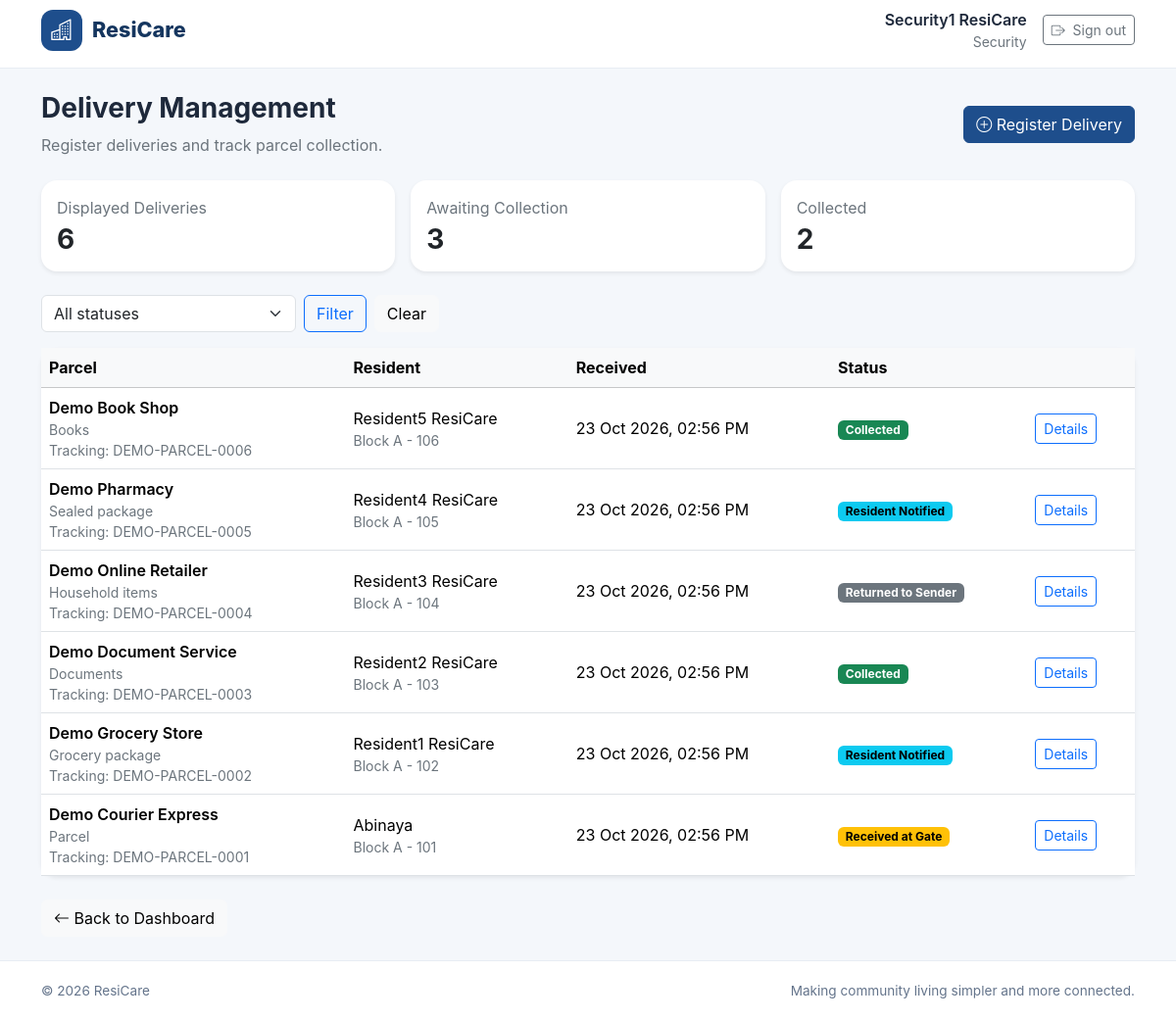
Screenshot of /community/deliveries/ (signed in) with the database file from the repository.
### accounts/models.py (models this page shows, shortened)
class User(AbstractUser):
    class Role(models.TextChoices):
        RESIDENT = "RESIDENT", "Resident"
        SECURITY = "SECURITY", "Security"
        MANAGEMENT = "MANAGEMENT", "Management"
    role = models.CharField(
        max_length=20,
        choices=Role.choices,
        default=Role.RESIDENT,
    )
    phone_number = models.CharField(
        max_length=15,
        blank=True,
    )

### community_hub/models.py (models this page shows, shortened)
class Delivery(models.Model):
    class Status(models.TextChoices):
        RECEIVED = "RECEIVED", "Received at Gate"
        NOTIFIED = "NOTIFIED", "Resident Notified"
        COLLECTED = "COLLECTED", "Collected"
        RETURNED = "RETURNED", "Returned to Sender"
    resident = models.ForeignKey(
        "residents.ResidentProfile",
        on_delete=models.PROTECT,
        related_name="deliveries",
    )
    sender_name = models.CharField(max_length=150)
    tracking_number = models.CharField(max_length=100, blank=True)
    description = models.CharField(
        max_length=250,
        help_text="For example, grocery package, courier parcel or document.",
    )
    status = models.CharField(
        max_length=12,
        choices=Status.choices,
        default=Status.RECEIVED,
    )
    notes = models.TextField(blank=True)
    received_at = models.DateTimeField(auto_now_add=True)
    notified_at = models.DateTimeField(null=True, blank=True)
    collected_at = models.DateTimeField(null=True, blank=True)
    received_by = models.ForeignKey(
        "accounts.User",
        on_delete=models.SET_NULL,
        null=True,
        related_name="deliveries_received",
    )
    collected_by = models.ForeignKey(
        "accounts.User",
        on_delete=models.SET_NULL,
        null=True,
        blank=True,
        related_name="deliveries_collected",
    )
    class Meta:
        ordering = ["-received_at"]

### residents/models.py (models this page shows, shortened)
class ResidentProfile(models.Model):
    class ResidentType(models.TextChoices):
        OWNER = "OWNER", "Owner"
        TENANT = "TENANT", "Tenant"
        FAMILY_MEMBER = "FAMILY_MEMBER", "Family Member"
    user = models.OneToOneField(
        settings.AUTH_USER_MODEL,
        on_delete=models.CASCADE,
        related_name="resident_profile",
    )
    apartment = models.ForeignKey(
        Apartment,
        on_delete=models.PROTECT,
        related_name="resident_profiles",
        null=True,
        blank=True,
    )
    resident_type = models.CharField(
        max_length=20,
        choices=ResidentType.choices,
        default=ResidentType.OWNER,
    )
    move_in_date = models.DateField(null=True, blank=True)
    emergency_contact_name = models.CharField(max_length=100, blank=True)
    emergency_contact_phone = models.CharField(max_length=15, blank=True)
    created_at = models.DateTimeField(auto_now_add=True)
    updated_at = models.DateTimeField(auto_now=True)
    class Meta:
        ordering = ["user__last_name", "user__first_name"]

class Apartment(models.Model):
    building_name = models.CharField(max_length=100, default="Main Building")
    unit_number = models.CharField(max_length=20)
    floor_number = models.PositiveIntegerField(default=0)
    bedrooms = models.PositiveSmallIntegerField(default=1)
    area_sqft = models.PositiveIntegerField(
        null=True,
        blank=True,
        validators=[MinValueValidator(1)],
    )
    monthly_maintenance = models.DecimalField(
        max_digits=10,
        decimal_places=2,
        default=0,
        validators=[MinValueValidator(0)],
    )
    is_active = models.BooleanField(default=True)
    created_at = models.DateTimeField(auto_now_add=True)
    updated_at = models.DateTimeField(auto_now=True)
    class Meta:
        ordering = ["building_name", "unit_number"]
        constraints = [
            models.UniqueConstraint(
                fields=["building_name", "unit_number"],
                name="unique_apartment_unit_per_building",
            )
        ]
    def __str__(self):
        return f"{self.building_name} - {self.unit_number}"

### community_hub/views.py (the view, shortened to what this page needs)
# urls.py: path("deliveries/", views.deliveries, name="deliveries"),
@login_required
def deliveries(request):
    user = request.user
    if is_delivery_staff(user):
        delivery_list = Delivery.objects.select_related(
            "resident__user",
            "resident__apartment",
            "received_by",
            "collected_by",
        )
    else:
        raise PermissionDenied
    status_filter = request.GET.get("status", "")
    valid_statuses = Delivery.Status.values
    if status_filter in valid_statuses:
        delivery_list = delivery_list.filter(status=status_filter)
    context = {
        "deliveries": delivery_list,
        "role": user.role,
        "status_filter": status_filter,
        "status_choices": Delivery.Status.choices,
        "total_count": delivery_list.count(),
        "pending_count": delivery_list.filter(
            status__in=[
                Delivery.Status.RECEIVED,
                Delivery.Status.NOTIFIED,
            ]
        ).count(),
        "collected_count": delivery_list.filter(
            status=Delivery.Status.COLLECTED
        ).count(),
    }
    return render(request, "community/deliveries.html", context)

### community_hub/views.py (called while the page is built)
def is_delivery_staff(user):
    return user.role in {"MANAGEMENT", "SECURITY"}

### templates/community/deliveries.html (shortened to what this page needs)
{% extends "base.html" %}
{% block content %}
<div class="container py-4">
    <div class="d-flex flex-wrap justify-content-between align-items-center gap-3 mb-4">
        <div>
            <h1 class="h3 fw-bold">Delivery Management</h1>
            <p class="text-secondary mb-0">
                {% if role == "RESIDENT" %}
                    Track parcels assigned to your apartment.
                {% else %}
                    Register deliveries and track parcel collection.
                {% endif %}
            </p>
        </div>
        {% if role == "SECURITY" or role == "MANAGEMENT" %}
        <a href="{% url 'community:delivery_create' %}" class="btn btn-primary">
            <i class="bi bi-plus-circle"></i> Register Delivery
        </a>
        {% endif %}
    </div>
    <div class="row g-3 mb-4">
        <div class="col-md-4">
            <div class="card border-0 shadow-sm rounded-4 h-100">
                <div class="card-body p-3">
                    <p class="text-secondary mb-1">Displayed Deliveries</p>
                    <h2 class="h3 fw-bold mb-0">{{ total_count }}</h2>
                </div>
            </div>
        </div>
        <div class="col-md-4">
            <div class="card border-0 shadow-sm rounded-4 h-100">
                <div class="card-body p-3">
                    <p class="text-secondary mb-1">Awaiting Collection</p>
                    <h2 class="h3 fw-bold mb-0">{{ pending_count }}</h2>
                </div>
            </div>
        </div>
        <div class="col-md-4">
            <div class="card border-0 shadow-sm rounded-4 h-100">
                <div class="card-body p-3">
                    <p class="text-secondary mb-1">Collected</p>
                    <h2 class="h3 fw-bold mb-0">{{ collected_count }}</h2>
                </div>
            </div>
        </div>
    </div>
    <form method="get" class="d-flex flex-wrap gap-2 mb-3">
        <select name="status" class="form-select" style="max-width: 260px;">
            <option value="">All statuses</option>
        </select>
        <button class="btn btn-outline-primary" type="submit">Filter</button>
        <a href="{% url 'community:deliveries' %}" class="btn btn-light">Clear</a>
    </form>
    <div class="card border-0 shadow-sm rounded-4">
        <div class="table-responsive">
            <table class="table align-middle mb-0">
                <thead class="table-light">
                    <tr>
                        <th>Parcel</th>
                        {% if role != "RESIDENT" %}<th>Resident</th>{% endif %}
                        <th>Received</th>
                        <th>Status</th>
                        <th></th>
                    </tr>
                </thead>
                <tbody>
                    {% for delivery in deliveries %}
                    <tr>
                        <td>
                            <div class="fw-semibold">{{ delivery.sender_name }}</div>
                            <div class="small text-secondary">{{ delivery.description }}</div>
                            {% if delivery.tracking_number %}
                            <div class="small text-secondary">Tracking: {{ delivery.tracking_number }}</div>
                            {% endif %}
                        </td>
                        {% if role != "RESIDENT" %}
                        <td>
                            {{ delivery.resident.user.get_full_name|default:delivery.resident.user.username }}
                            <div class="small text-secondary">{{ delivery.resident.apartment|default:"No apartment assigned" }}</div>
                        </td>
                        {% endif %}
                        <td>{{ delivery.received_at|date:"d M Y, h:i A" }}</td>
                        <td>
                            {% if delivery.status == "COLLECTED" %}
                            <span class="badge text-bg-success">{{ delivery.get_status_display }}</span>
                            {% elif delivery.status == "RETURNED" %}
                            <span class="badge text-bg-secondary">{{ delivery.get_status_display }}</span>
                            {% elif delivery.status == "NOTIFIED" %}
                            <span class="badge text-bg-info">{{ delivery.get_status_display }}</span>
                            {% else %}
                            <span class="badge text-bg-warning">{{ delivery.get_status_display }}</span>
                            {% endif %}
                        </td>
                        <td>
                            <a href="{% url 'community:delivery_detail' delivery.pk %}"
                               class="btn btn-sm btn-outline-primary">Details</a>
                        </td>
                    </tr>
                    {% empty %}
                    <tr>
                        <td colspan="5" class="text-center py-5 text-secondary">
                            No deliveries found.
                        </td>
                    </tr>
                    {% endfor %}
                </tbody>
            </table>
        </div>
    </div>
    <a href="{% url 'dashboard' %}" class="btn btn-light mt-4">
        <i class="bi bi-arrow-left"></i> Back to Dashboard
    </a>
</div>
{% endblock %}

### templates/base.html (shortened to what this page needs)
{% load static %}
<!DOCTYPE html>
<html lang="en">
<head>
    <link href="https://cdn.jsdelivr.net/npm/bootstrap@5.3.3/dist/css/bootstrap.min.css"
          rel="stylesheet">
    <link href="https://cdn.jsdelivr.net/npm/bootstrap-icons@1.11.3/font/bootstrap-icons.min.css"
          rel="stylesheet">
</head>
<body>
    <header class="rc-navbar">
        <nav class="container h-100 d-flex align-items-center justify-content-between py-2">
            <a href="{% if user.is_authenticated %}{% url 'dashboard' %}{% else %}{% url 'login' %}{% endif %}"
               class="rc-brand">
                <span class="rc-brand-icon">
                    <i class="bi bi-buildings"></i>
                </span>
                <span>ResiCare</span>
            </a>
            {% if user.is_authenticated %}
                <div class="d-flex align-items-center gap-3">
                    <div class="d-none d-sm-block text-end">
                        <div class="fw-semibold">{{ user.get_full_name|default:user.username }}</div>
                        <div class="small text-secondary">{{ user.get_role_display }}</div>
                    </div>
                    <form method="post" action="{% url 'logout' %}" class="m-0">
                        <button type="submit" class="btn btn-outline-secondary btn-sm">
                            <i class="bi bi-box-arrow-right me-1"></i>
                            Sign out
                        </button>
                    </form>
                </div>
            {% endif %}
        </nav>
    </header>
    <main class="rc-main">
        {% block content %}{% endblock %}
    </main>
    <footer class="rc-footer">
        <div class="container d-flex flex-column flex-sm-row justify-content-between gap-2">
            <span>&copy; {% now "Y" %} ResiCare</span>
            <span>Making community living simpler and more connected.</span>
        </div>
    </footer>
</body>
</html>

### templates/base.html (style rules this page uses)
:root { --rc-primary: #1e4e8c; --rc-primary-dark: #15365f; --rc-background: #f4f7fb; --rc-text: #1e293b; --rc-muted: #64748b; }
* { box-sizing: border-box; }
body { margin: 0; font-family: Inter, "Segoe UI", Arial, sans-serif; color: var(--rc-text); background: var(--rc-background); }
.rc-navbar { min-height: 70px; background: #fff; border-bottom: 1px solid #e8edf4; }
.rc-brand { display: inline-flex; align-items: center; gap: 10px; color: var(--rc-primary-dark); font-size: 1.35rem; font-weight: 800; text-decoration: none; }
.rc-brand-icon { display: inline-flex; align-items: center; justify-content: center; width: 42px; height: 42px; color: #fff; background: var(--rc-primary); border-radius: 12px; }
.rc-main { min-height: calc(100vh - 130px); }
.rc-footer { padding: 20px 0; color: var(--rc-muted); background: #fff; border-top: 1px solid #e8edf4; font-size: .85rem; }
.btn-primary { background-color: var(--rc-primary); border-color: var(--rc-primary); }

### rows the page displays
User: get_full_name "Security1 ResiCare", role "Security"
Delivery: sender_name "Demo Book Shop", description "Books", tracking_number "DEMO-PARCEL-0006", resident.user.get_full_name "Resident5 ResiCare", resident.apartment "Block A - 106", received_at "23 Oct 2026, 02:56 PM", status "Collected"
Delivery: sender_name "Demo Pharmacy", description "Sealed package", tracking_number "DEMO-PARCEL-0005", resident.user.get_full_name "Resident4 ResiCare", resident.apartment "Block A - 105", received_at "23 Oct 2026, 02:56 PM", status "Resident Notified"
Delivery: sender_name "Demo Online Retailer", description "Household items", tracking_number "DEMO-PARCEL-0004", resident.user.get_full_name "Resident3 ResiCare", resident.apartment "Block A - 104", received_at "23 Oct 2026, 02:56 PM", status "Returned to Sender"
Delivery: sender_name "Demo Document Service", description "Documents", tracking_number "DEMO-PARCEL-0003", resident.user.get_full_name "Resident2 ResiCare", resident.apartment "Block A - 103", received_at "23 Oct 2026, 02:56 PM", status "Collected"
Delivery: sender_name "Demo Grocery Store", description "Grocery package", tracking_number "DEMO-PARCEL-0002", resident.user.get_full_name "Resident1 ResiCare", resident.apartment "Block A - 102", received_at "23 Oct 2026, 02:56 PM", status "Resident Notified"
Delivery: sender_name "Demo Courier Express", description "Parcel", tracking_number "DEMO-PARCEL-0001", resident.user.get_full_name "Abinaya", resident.apartment "Block A - 101", received_at "23 Oct 2026, 02:56 PM", status "Received at Gate"

### other values shown
{{ total_count }} "6"
{{ pending_count }} "3"
{{ collected_count }} "2"
